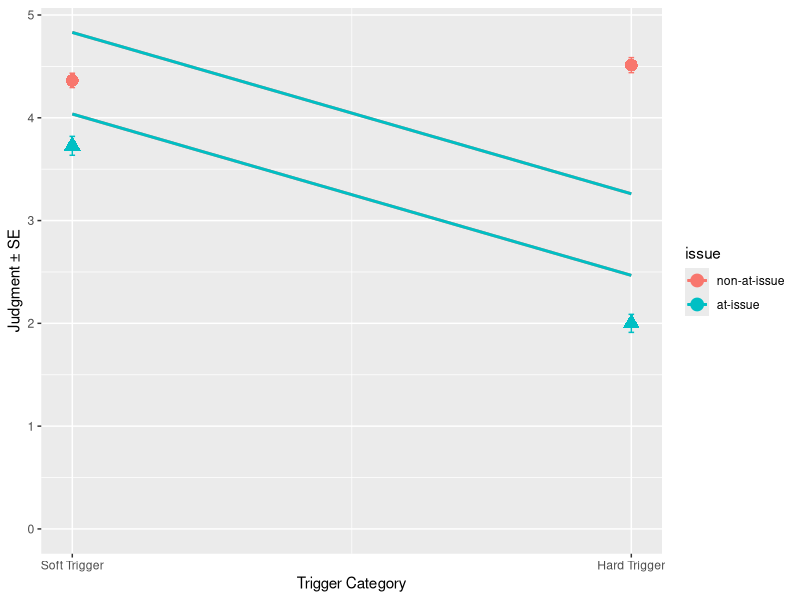
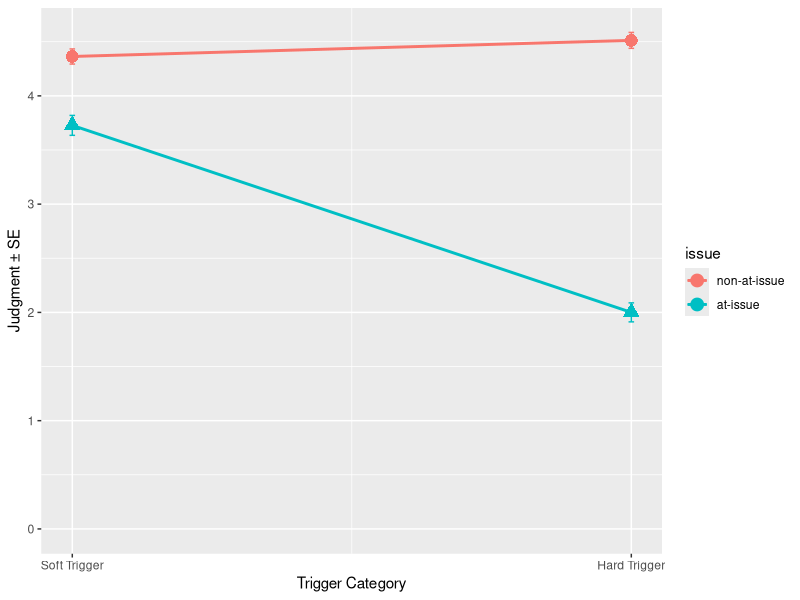

Reproduce these figures in R, in order.


# load all of the packages for the statistics class
library(here)
library(tidyverse)
library(afex)
library(lme4)
library(broom)

# load the data
d_psp_full <- read_csv(
    here("assets", "data", "psp-data.csv")
)
# show the data
d_psp_full

# only select the data that we are interested in currently
d_psp <- d_psp_full %>%
    filter(trigger_cat != "appo", stage != "Children") %>%
    select(id, itemid, trigger_cat, issue, judgment) %>%
    mutate(
        issue = as.factor(issue),
        trigger_cat = as.factor(trigger_cat)
    )


d_psp

# intercept-only model
mod_intercept <- lm(judgment ~ 1, data = d_psp)
summary(mod_intercept)

# one-way linear model: at-issueness
mod_issue <- lm(judgment ~ 1 + issue, data = d_psp)
summary(mod_issue)

# this should reming you of the ANOVA
# and it is a bit of foreshadowing for the mixed model cases
# being significant, the more complex model explains more variation in the data
# (almost trivially so: the intercept explains none of the variation)
# obviously, we could also do this for all of the other models and compare them
# note also that the F-value lines up with the one from the at-issueness model
anova(mod_intercept, mod_issue)

# one-way linear model: trigger type
mod_trigger <- lm(judgment ~ 1 + trigger_cat, data = d_psp)
summary(mod_trigger)

# two-way linear model: trigger type and at-issueness
mod_both <- lm(judgment ~ 1 + trigger_cat + issue, data = d_psp)
summary(mod_both)

# two-way linear model plus interaction
mod_interaction <- lm(judgment ~ 1 + trigger_cat * issue, data = d_psp)
summary(mod_interaction)

# treatment coding: 0, 1
# contrasts(d_psp$issue) <- contr.treatment(2)

# sum coding
# this changes the meanings of the intercepts (and the slopes)
# such that the intercept should represent the grand mean of the model
# there is some slight variation with the raw mean because it is the weighted
# average, rather than just a raw mean
contrasts(d_psp$issue) <- contr.sum(2)
contrasts(d_psp$trigger_cat) <- contr.sum(2)

mod_interaction_sum <- lm(judgment ~ 1 + trigger_cat * issue, data = d_psp)
summary(mod_interaction_sum)

# this is the reason why the intercept in the sum-coded models
# does not line up with the grand mean: unbalanced data
# (because some of the clefts are missing)
d_psp %>%
    group_by(trigger_cat, issue) %>%
    summarise(n = n())






# here are some visualizations for the lines that the above models fitted
# I need to load the data again to recode some variables

d_psp <- read_csv(here("assets", "data", "psp-data.csv")) %>%
    filter(trigger_cat != "appo", stage != "Children") %>%
    mutate(
        issue = if_else(issue == "non-at-issue", 0, 1),
        trigger_cat = if_else(trigger_cat == "hard", 1, 0),
    )

# no interaction
psp_both <- lm(judgment ~ 1 + issue + trigger_cat, data = d_psp)
summary(psp_both)

equation1 <- function(x) {
    coef(psp_both)[2] * x + coef(psp_both)[1]
}
equation2 <- function(x) {
    coef(psp_both)[2] * x + coef(psp_both)[1] + coef(psp_both)[3]
}

d_psp %>%
    mutate(issue = factor(issue)) %>%
    ggplot(aes(
        x = trigger_cat,
        y = judgment,
        pch = issue,
        color = issue
    )) +
    stat_function(
        fun = equation1,
        geom = "line",
        size = 1
    ) +
    stat_function(
        fun = equation2,
        geom = "line",
        size = 1
    ) +
    guides(pch = "none") +
    stat_summary(fun = mean, geom = "point", size = 4) +
    stat_summary(fun.data = mean_se, geom = "errorbar", width = .01) +
    scale_x_continuous(breaks = c(0, 1), labels = c("Soft Trigger", "Hard Trigger")) +
    scale_color_discrete(labels = c("non-at-issue", "at-issue")) +
    scale_y_continuous(limits = c(0, NA)) +
    labs(
        x = "Trigger Category",
        y = "Judgment \u00B1 SE"
    )


# yes interaction
psp_int <- lm(judgment ~ 1 + issue * trigger_cat, data = d_psp)
summary(psp_int)


d_psp %>%
    mutate(issue = factor(issue)) %>%
    ggplot(aes(
        x = trigger_cat,
        y = judgment,
        pch = issue,
        color = issue
    )) +
    guides(pch = "none") +
    stat_summary(fun = mean, geom = "point", size = 4) +
    stat_summary(fun.data = mean_se, geom = "errorbar", width = .01) +
    scale_x_continuous(breaks = c(0, 1), labels = c("Soft Trigger", "Hard Trigger")) +
    scale_color_discrete(labels = c("non-at-issue", "at-issue")) +
    scale_y_continuous(limits = c(0, NA)) +
    labs(
        x = "Trigger Category",
        y = "Judgment \u00B1 SE"
    ) +
    geom_smooth(method = "lm", se = FALSE)
